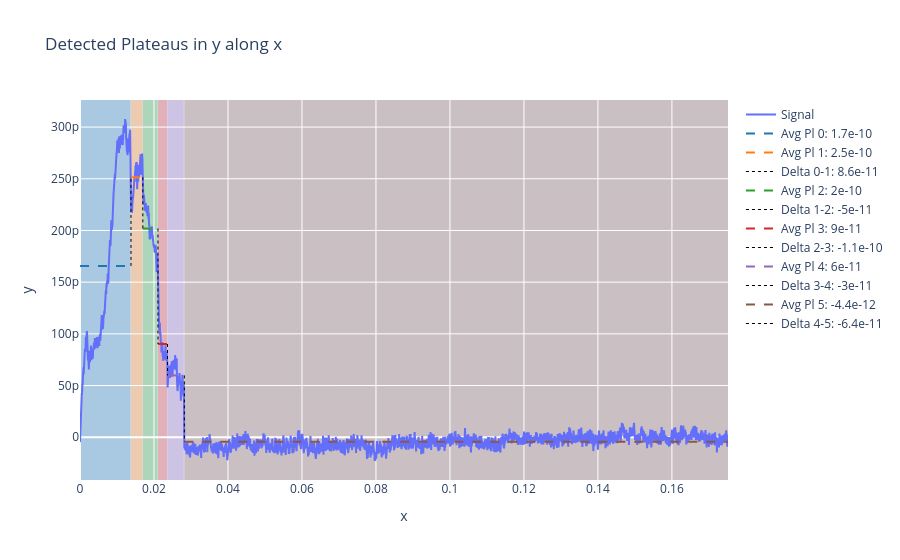

The code cell stored with this chart in its notebook:
### Code cell
# Find plateaus after the contact point and do a double savitszky-golay smoothing
defl_savitz = savitz_defl[index_first_positive:]
displacement = ret_corrected_displacement[index_first_positive:]

# Usage with real data
params = {## time
    'sav_window_length': 24,
    'sav_polyorder': 11,

    'pl_threshold': 0.3e-6 ,
    'pl_min_width': 1,
    'last_num_plateaus': 7,  # Number of plateaus to ignore at the end
}



rel_time = np.arange(len(displacement)) * relative_SR_ret  # Assuming a constant time step

# For relative time, you modified find plateaus to get the relative SR of Retract, which is the 2nd index
plateaus, df_plat = find_plateaus(defl_savitz, params, dt= relative_SR_ret)
# plateaus, df_plat = find_plateaus(defl_savitz, params, dt=1)
print(f'rel_sr_ret: {relative_SR_ret}')

### Figure 1 — Plotly figure (JSON) as saved in the notebook; plotly's stock layout.template omitted (floating-point values rounded to 4 significant figures; data arrays with more than 128 entries replaced by an {"elided": "..."} marker saying what was removed)
{"data": [{"mode": "lines", "name": "Signal", "type": "scatter", "x": {"elided": "8759 float values"}, "y": {"elided": "8759 float values"}}, {"line": {"color": "rgba(31,119,180,1.0)", "dash": "dash", "width": 2}, "mode": "lines", "name": "Avg Pl 0: 1.7e-10", "type": "scatter", "x": [0, 0.01366], "y": [1.657e-10, 1.657e-10]}, {"line": {"color": "rgba(255,127,14,1.0)", "dash": "dash", "width": 2}, "mode": "lines", "name": "Avg Pl 1: 2.5e-10", "type": "scatter", "x": [0.01378, 0.0169], "y": [2.514e-10, 2.514e-10]}, {"line": {"color": "black", "dash": "dot", "width": 1}, "mode": "lines", "name": "Delta 0-1: 8.6e-11", "type": "scatter", "x": [0.01378, 0.01378], "y": [1.657e-10, 2.514e-10]}, {"line": {"color": "rgba(44,160,44,1.0)", "dash": "dash", "width": 2}, "mode": "lines", "name": "Avg Pl 2: 2e-10", "type": "scatter", "x": [0.01698, 0.02098], "y": [2.019e-10, 2.019e-10]}, {"line": {"color": "black", "dash": "dot", "width": 1}, "mode": "lines", "name": "Delta 1-2: -5e-11", "type": "scatter", "x": [0.01698, 0.01698], "y": [2.514e-10, 2.019e-10]}, {"line": {"color": "rgba(214,39,40,1.0)", "dash": "dash", "width": 2}, "mode": "lines", "name": "Avg Pl 3: 9e-11", "type": "scatter", "x": [0.02108, 0.02358], "y": [9.021e-11, 9.021e-11]}, {"line": {"color": "black", "dash": "dot", "width": 1}, "mode": "lines", "name": "Delta 2-3: -1.1e-10", "type": "scatter", "x": [0.02108, 0.02108], "y": [2.019e-10, 9.021e-11]}, {"line": {"color": "rgba(148,103,189,1.0)", "dash": "dash", "width": 2}, "mode": "lines", "name": "Avg Pl 4: 6e-11", "type": "scatter", "x": [0.02366, 0.02806], "y": [5.981e-11, 5.981e-11]}, {"line": {"color": "black", "dash": "dot", "width": 1}, "mode": "lines", "name": "Delta 3-4: -3e-11", "type": "scatter", "x": [0.02366, 0.02366], "y": [9.021e-11, 5.981e-11]}, {"line": {"color": "rgba(140,86,75,1.0)", "dash": "dash", "width": 2}, "mode": "lines", "name": "Avg Pl 5: -4.4e-12", "type": "scatter", "x": [0.0282, 0.1752], "y": [-4.362e-12, -4.362e-12]}, {"line": {"color": "black", "dash": "dot", "width": 1}, "mode": "lines", "name": "Delta 4-5: -6.4e-11", "type": "scatter", "x": [0.0282, 0.0282], "y": [5.981e-11, -4.362e-12]}], "layout": {"shapes": [{"fillcolor": "rgba(31,119,180,0.3)", "layer": "below", "line": {"width": 0}, "type": "rect", "x0": 0, "x1": 0.01366, "xref": "x", "y0": 0, "y1": 1, "yref": "paper"}, {"fillcolor": "rgba(255,127,14,0.3)", "layer": "below", "line": {"width": 0}, "type": "rect", "x0": 0.01378, "x1": 0.0169, "xref": "x", "y0": 0, "y1": 1, "yref": "paper"}, {"fillcolor": "rgba(44,160,44,0.3)", "layer": "below", "line": {"width": 0}, "type": "rect", "x0": 0.01698, "x1": 0.02098, "xref": "x", "y0": 0, "y1": 1, "yref": "paper"}, {"fillcolor": "rgba(214,39,40,0.3)", "layer": "below", "line": {"width": 0}, "type": "rect", "x0": 0.02108, "x1": 0.02358, "xref": "x", "y0": 0, "y1": 1, "yref": "paper"}, {"fillcolor": "rgba(148,103,189,0.3)", "layer": "below", "line": {"width": 0}, "type": "rect", "x0": 0.02366, "x1": 0.02806, "xref": "x", "y0": 0, "y1": 1, "yref": "paper"}, {"fillcolor": "rgba(140,86,75,0.3)", "layer": "below", "line": {"width": 0}, "type": "rect", "x0": 0.0282, "x1": 0.1752, "xref": "x", "y0": 0, "y1": 1, "yref": "paper"}], "showlegend": true, "title": {"text": "Detected Plateaus in y along x"}, "xaxis": {"title": {"text": "x"}}, "yaxis": {"title": {"text": "y"}}}}
